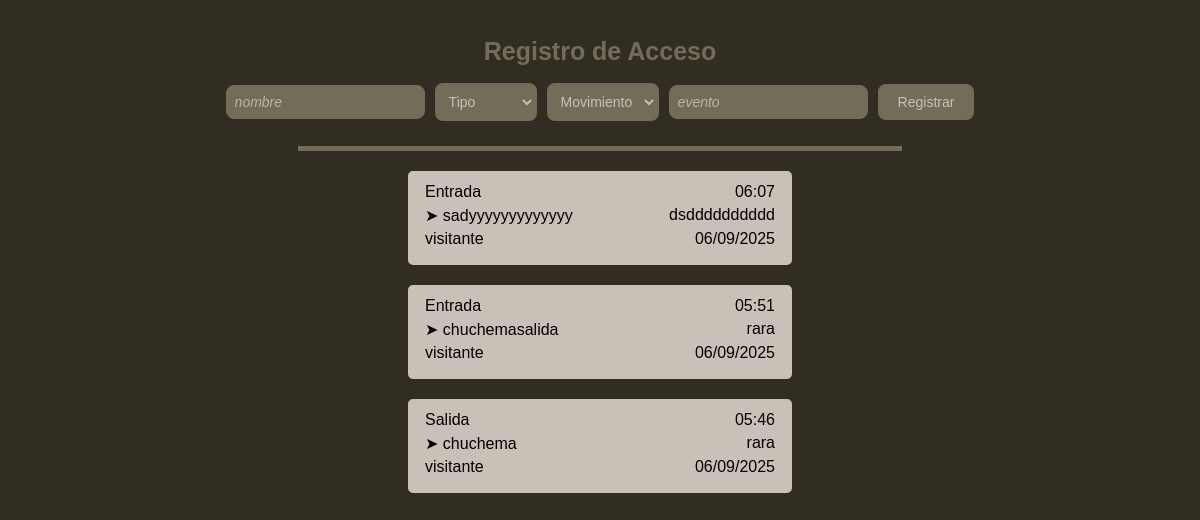
The page / on the database its author committed.
### tables this page shows
CREATE TABLE `registro_persona` (
  `id` int(11) NOT NULL,
  `nombre` varchar(100) NOT NULL,
  `tipo_persona` enum('empleado','visitante','invitado') NOT NULL,
  `movimiento` enum('entrada','salida') NOT NULL,
  `evento` varchar(150) DEFAULT NULL,
  `fecha_registro` timestamp NOT NULL DEFAULT current_timestamp()
);

### index.php (the view, shortened to what this page needs)
<?php
$servername = "fdb1034.awardspace.net";
$username   = "4667961_universidad";
$password   = "xP?vzuHE10exkEOS";
$dbname     = "4667961_universidad";
$conexion = new mysqli($servername, $username, $password, $dbname);
$sql = "SELECT nombre, tipo_persona, movimiento, evento, fecha_registro
        FROM registro_persona
        ORDER BY fecha_registro DESC";
$resultado = $conexion->query($sql);
?>
<!DOCTYPE html>
<html lang="es">
<head>
  <link rel="stylesheet" href="css/index_color.css">
</head>
<body>
  <h1 style="text-align:center;">Registro de Acceso</h1>
  <form action="php/guardar_registro.php" method="POST" class="form-centro">
    <input type="text" name="nombre" placeholder="nombre" required maxlength="16">
    <select name="tipo_persona" required>
      <option value="" disabled selected>Tipo</option>
    </select>
    <select name="movimiento" required>
      <option value="" disabled selected>Movimiento</option>
    </select>
    <input type="text" name="evento" placeholder="evento" maxlength="12">
    <button type="submit">Registrar</button>
  </form>
  <div class="separador"></div>
  <?php if ($resultado->num_rows > 0): ?>
      <?php while ($fila = $resultado->fetch_assoc()): ?>
          <?php
            $fecha = date("d/m/Y", strtotime($fila['fecha_registro']));
            $hora = date("H:i", strtotime($fila['fecha_registro']));
          ?>
          <div class="tarjeta">
            <div class="fila">
              <span><strong></strong> <?php echo ucfirst($fila['movimiento']); ?></span>
              <span><strong></strong> <?php echo $hora; ?></span>
            </div>
            <div class="fila">
              <span><strong></strong> ➤ <?php echo $fila['nombre']; ?></span>
              <span><strong></strong><?php echo $fila['evento'] ?: "-"; ?></span>
            </div>
            <div class="fila">
              <span><strong></strong> <?php echo $fila['tipo_persona']; ?></span>
              <span><strong></strong> <?php echo $fecha; ?></span>
            </div>
          </div>
      <?php endwhile; ?>
  <?php else: ?>
      <p style="text-align:center;">No hay registros aún.</p>
  <?php endif; ?>
</body>
</html>

### css/index_color.css (style rules this page uses)
body { font-family: Arial, sans-serif; margin: 20px; display: flex; flex-direction: column; align-items: center; background-color: #312D22; }
:root { --color-principal: #312D22; --color-secundario: #736C58; --color-terciario: #C9C1B8; --color-texto: #C9C1B8; }
h1 { color: var(--color-secundario); font-weight: bold; font-size: 25px; }
.form-centro { display: flex; gap: 10px; flex-wrap: wrap; align-items: center; justify-content: center; margin-bottom: 5px; }
input, select, button { padding: 5px; font-size: 14px; }
button { cursor: pointer; }
input[type="text"] { border: 1px solid var(--color-secundario); background-color: var(--color-secundario); color: var(--color-texto); border-radius: 8px; padding: 8px; font-size: 14px; cursor: pointer; }
input::placeholder { color: #BEB4AA; font-style: italic; opacity: 1; }
select { border: 2px solid var(--color-secundario); border-radius: 8px; color: var(--color-texto); padding: 8px; font-size: 14px; background-color: var(--color-secundario); cursor: pointer; }
button { background-color: var(--color-secundario); color: var(--color-texto); border: none; border-radius: 8px; padding: 10px 20px; cursor: pointer; }
.separador { height: 5px; background-color: var(--color-secundario); width: 52%; margin: 20px auto; }
.tarjeta { border: 2px solid var(--color-terciario); padding: 10px 15px; margin-bottom: 20px; border-radius: 5px; background-color: var(--color-terciario); width: 350px; display: flex; flex-direction: column; align-items: center; }
.fila { display: flex; justify-content: space-between; width: 100%; margin-bottom: 5px; }
body { font-family: 'MiFuente', sans-serif; }

### rows shown on the page
registro_persona: movimiento "Entrada", fecha_registro "06:07", nombre "sadyyyyyyyyyyyyy", evento "dsdddddddddd", tipo_persona "visitante", fecha_registro "06/09/2025"
registro_persona: movimiento "Entrada", fecha_registro "05:51", nombre "chuchemasalida", evento "rara", tipo_persona "visitante", fecha_registro "06/09/2025"
registro_persona: movimiento "Salida", fecha_registro "05:46", nombre "chuchema", evento "rara", tipo_persona "visitante", fecha_registro "06/09/2025"
